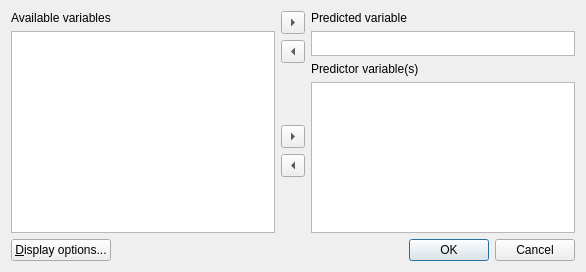
<?xml version="1.0" encoding="UTF-8"?>
<ui version="4.0">
 <class>Dialog</class>
 <widget class="QDialog" name="Dialog">
  <property name="geometry">
   <rect>
    <x>0</x>
    <y>0</y>
    <width>586</width>
    <height>272</height>
   </rect>
  </property>
  <property name="windowTitle">
   <string>Explore relation of variables</string>
  </property>
  <layout class="QGridLayout" name="gridLayout">
   <item row="0" column="0">
    <layout class="QVBoxLayout" name="verticalLayout_3">
     <item>
      <widget class="QLabel" name="label">
       <property name="text">
        <string>Available variables</string>
       </property>
       <property name="buddy">
        <cstring>source_listWidget</cstring>
       </property>
      </widget>
     </item>
     <item>
      <widget class="QListWidget" name="source_listWidget">
       <property name="mouseTracking">
        <bool>false</bool>
       </property>
       <property name="selectionMode">
        <enum>QAbstractItemView::ExtendedSelection</enum>
       </property>
      </widget>
     </item>
    </layout>
   </item>
   <item row="1" column="0" colspan="3">
    <layout class="QHBoxLayout" name="horizontalLayout">
     <item>
      <widget class="QPushButton" name="pushButton">
       <property name="text">
        <string>&amp;Display options...</string>
       </property>
      </widget>
     </item>
     <item>
      <spacer name="horizontalSpacer">
       <property name="orientation">
        <enum>Qt::Horizontal</enum>
       </property>
       <property name="sizeHint" stdset="0">
        <size>
         <width>40</width>
         <height>20</height>
        </size>
       </property>
      </spacer>
     </item>
     <item>
      <widget class="QDialogButtonBox" name="buttonBox">
       <property name="enabled">
        <bool>true</bool>
       </property>
       <property name="orientation">
        <enum>Qt::Horizontal</enum>
       </property>
       <property name="standardButtons">
        <set>QDialogButtonBox::Cancel|QDialogButtonBox::Ok</set>
       </property>
       <property name="centerButtons">
        <bool>false</bool>
       </property>
      </widget>
     </item>
    </layout>
   </item>
   <item row="0" column="1">
    <layout class="QVBoxLayout" name="verticalLayout_2">
     <item>
      <widget class="QToolButton" name="addPredicted">
       <property name="arrowType">
        <enum>Qt::RightArrow</enum>
       </property>
      </widget>
     </item>
     <item>
      <widget class="QToolButton" name="removePredicted">
       <property name="arrowType">
        <enum>Qt::LeftArrow</enum>
       </property>
      </widget>
     </item>
     <item>
      <spacer name="verticalSpacer_2">
       <property name="orientation">
        <enum>Qt::Vertical</enum>
       </property>
       <property name="sizeHint" stdset="0">
        <size>
         <width>20</width>
         <height>40</height>
        </size>
       </property>
      </spacer>
     </item>
     <item>
      <widget class="QToolButton" name="addPredictor">
       <property name="text">
        <string>...</string>
       </property>
       <property name="arrowType">
        <enum>Qt::RightArrow</enum>
       </property>
      </widget>
     </item>
     <item>
      <widget class="QToolButton" name="removePredictor">
       <property name="text">
        <string>...</string>
       </property>
       <property name="arrowType">
        <enum>Qt::LeftArrow</enum>
       </property>
      </widget>
     </item>
     <item>
      <spacer name="verticalSpacer">
       <property name="orientation">
        <enum>Qt::Vertical</enum>
       </property>
       <property name="sizeHint" stdset="0">
        <size>
         <width>20</width>
         <height>40</height>
        </size>
       </property>
      </spacer>
     </item>
    </layout>
   </item>
   <item row="0" column="2">
    <layout class="QVBoxLayout" name="verticalLayout">
     <item>
      <widget class="QLabel" name="label_2">
       <property name="text">
        <string>Predicted variable</string>
       </property>
       <property name="buddy">
        <cstring>predicted_listWidget</cstring>
       </property>
      </widget>
     </item>
     <item>
      <widget class="QListWidget" name="predicted_listWidget">
       <property name="enabled">
        <bool>true</bool>
       </property>
       <property name="maximumSize">
        <size>
         <width>16777215</width>
         <height>25</height>
        </size>
       </property>
       <property name="selectionMode">
        <enum>QAbstractItemView::ExtendedSelection</enum>
       </property>
      </widget>
     </item>
     <item>
      <widget class="QLabel" name="label_3">
       <property name="text">
        <string>Predictor variable(s)</string>
       </property>
      </widget>
     </item>
     <item>
      <widget class="QListWidget" name="predictor_listWidget"/>
     </item>
    </layout>
   </item>
  </layout>
 </widget>
 <tabstops>
  <tabstop>source_listWidget</tabstop>
  <tabstop>addPredicted</tabstop>
  <tabstop>removePredicted</tabstop>
  <tabstop>predicted_listWidget</tabstop>
  <tabstop>pushButton</tabstop>
 </tabstops>
 <resources/>
 <connections/>
</ui>
